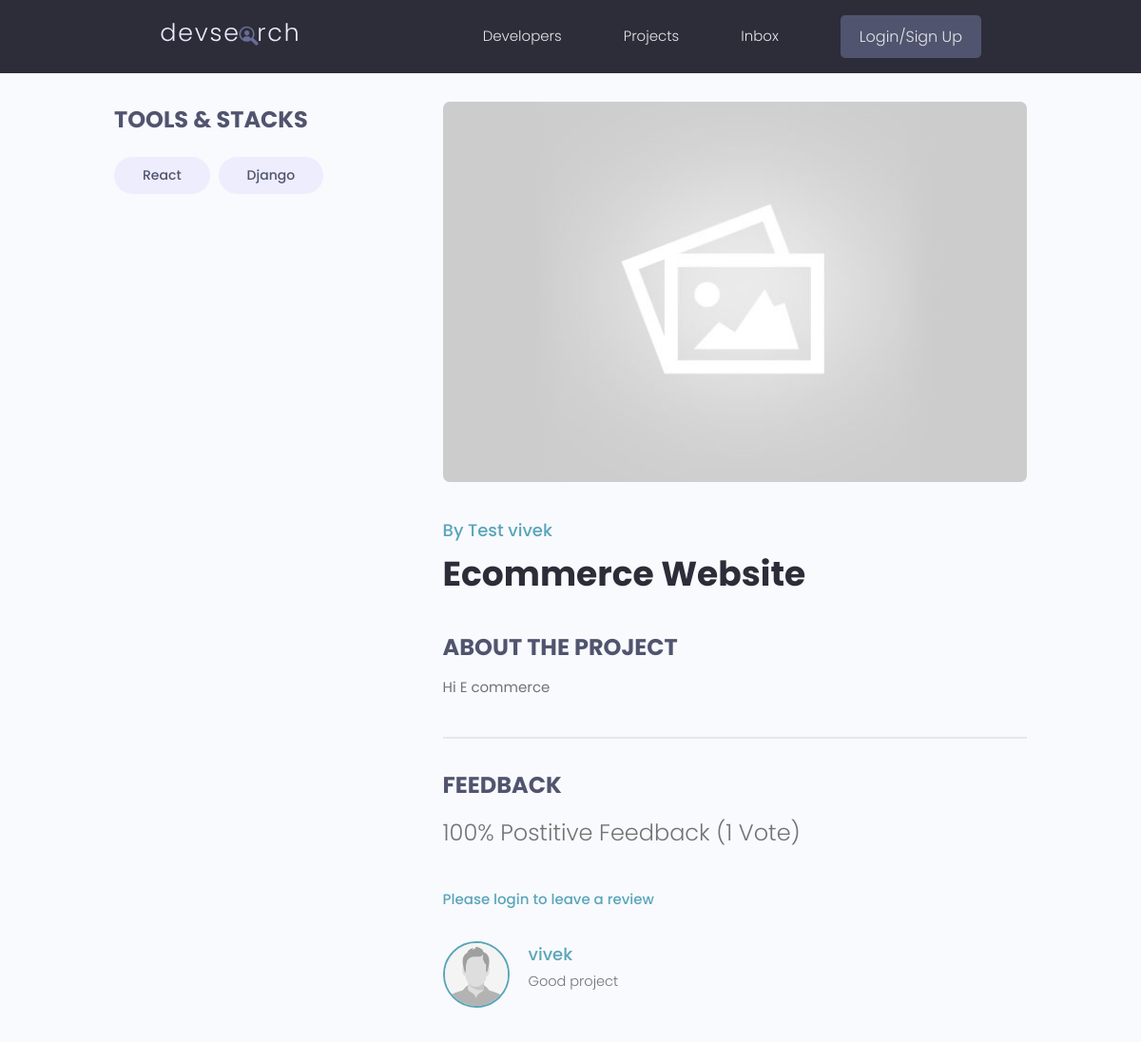
/projects/project_detail/589ab6b6-e649-4490-bc71-9cc21cc7b594, run on an earlier commit of the app's database.
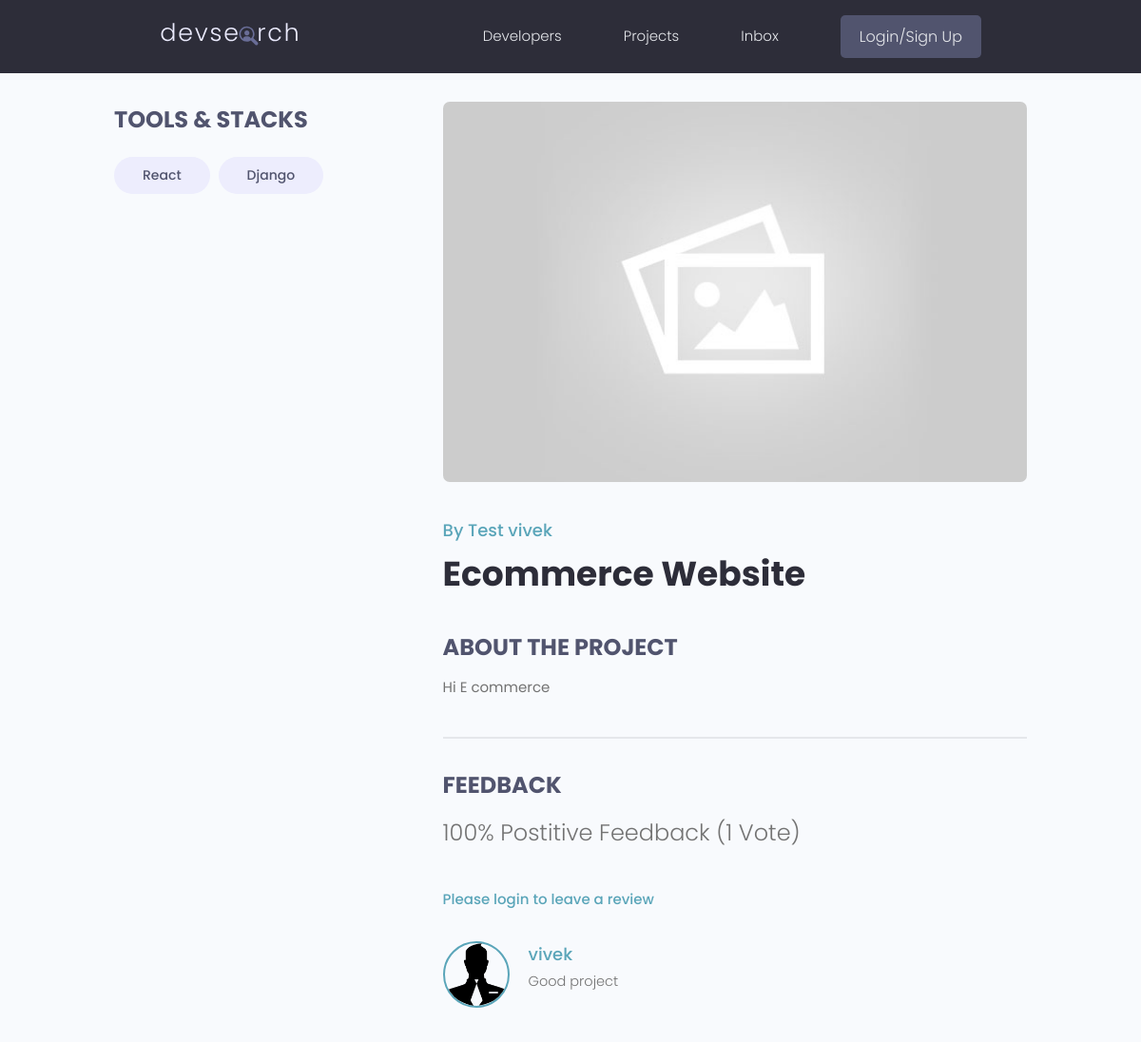
And on a later commit of the database.
### projects/models.py (models this page shows, shortened)
class Review(models.Model):
    VOTE_TYPE = (
        ('up', 'Up Vote'),
        ('down', 'Down Vote'),
    )
    owner = models.ForeignKey(Profile, on_delete=models.CASCADE, null=True, blank=True)
    project = models.ForeignKey(Project, on_delete=models.CASCADE)
    body = models.TextField(null=True, blank=True)
    value = models.CharField(max_length=200, choices=VOTE_TYPE)
    created = models.DateTimeField(auto_now_add=True)
    id = models.UUIDField(default=uuid.uuid4, unique=True, primary_key=True,editable=False)
    class Meta:
        unique_together = [['owner','project']]

### users/models.py (models this page shows, shortened)
class Profile(models.Model):
    user = models.OneToOneField(User, on_delete=models.CASCADE, null= True,blank=True)
    name = models.CharField(max_length=200,blank=True,null=True)
    email = models.EmailField(max_length=500,blank=True,null=True)
    username = models.CharField(max_length=200, blank=True, null=True)
    location = models.CharField(max_length=200,blank=True,null=True)
    short_intro = models.CharField(max_length=200,blank=True,null=True)
    bio = models.TextField(blank=True,null=True)
    profile_image = models.ImageField(null=True,blank=True,upload_to='profiles/', default="profiles/user-default.png")
    social_github = models.CharField(max_length=200,blank=True,null=True)
    social_stackoverflow = models.CharField(max_length=200,blank=True,null=True)
    social_twitter = models.CharField(max_length=200,blank=True,null=True)
    social_linkedin = models.CharField(max_length=200,blank=True,null=True)
    social_youtube = models.CharField(max_length=200,blank=True,null=True)
    social_instagram = models.CharField(max_length=200,blank=True,null=True)
    social_facebook = models.CharField(max_length=200,blank=True,null=True)
    social_snapchat = models.CharField(max_length=200,blank=True,null=True)
    social_website = models.CharField(max_length=200,blank=True,null=True)
    created = models.DateTimeField(auto_now_add=True)
    id = models.UUIDField(default=uuid.uuid4, unique=True, primary_key=True,editable=False)
    @property
    def imageURL(self):
        try:
            url = self.profile_image.url
        except:
            url = ''
        return url
    class Meta:
        ordering = ['created']

### projects/views.py (the view, shortened to what this page needs)
# urls.py: path('project_detail/<str:pk>',views.project,name='project'),
def project(request,pk):
    projectObj = Project.objects.get(id=pk)
    form = ReviewForm()
    return render(request,'projects/single-project.html',{'project':projectObj,
                                                        'form':form
                                                          })

### projects/models.py (called while the page is built)
    @property
    def reviewers(self):
        queryset = self.review_set.all().values_list('owner__id', flat=True)
        return queryset

    def __str__(self):
        return self.name

### projects/templates/projects/single-project.html (shortened to what this page needs)
{% extends 'main.html' %}
{% block content %}
 <main class="singleProject my-md">
    <div class="container">
      <div class="layout">
        <div class="column column--1of3">
          <h3 class="singleProject__subtitle">Tools & Stacks</h3>
          <div class="singleProject__toolStack">
            {% for tag in project.tags.all %}
            <span class="tag tag--pill tag--sub tag--lg">
              <small>{{tag}}</small>
            </span>
            {% endfor %}
          </div>
        </div>
        <div class="column column--2of3">
          <img class="singleProject__preview" src="{{project.featured_image.url}}" alt="portfolio thumbnail" />
          <a href="{% url 'user-profile' pk=project.owner.id %}" class="singleProject__developer">By {{project.owner.name}}</a>
          <h2 class="singleProject__title">{{ project.title }}</h2>
          <h3 class="singleProject__subtitle">About the Project</h3>
          <div class="singleProject__info">
            {{project.description}}
          </div>
          <div class="comments">
            <h3 class="singleProject__subtitle">Feedback</h3>
            <h5 class="project--rating">
              {{project.vote_ratio}}% Postitive Feedback ({{project.vote_total}} Vote{{project.vote_total|pluralize:"s"}})
            </h5>
            {% if request.user.profile.id in project.reviewers %}
              <p> You have already submitted your review for this project </p>
              {% elif request.user.profile == project.owner%}
                <p> You can not review your own work </p>
              {% else %}
                <a href="{% url 'login' %}?next={{request.path}}"> Please login to leave a review </a>
            {% endif %}
            <div class="commentList">
              {% for review in project.review_set.all %}
              {% if review.body %}
                <div class="comment">
                  <a href="{% url 'user-profile' pk=review.owner.id %}">
                    <img class="avatar avatar--md"
                      src="{{review.owner.imageURL}}" alt="user" />
                  </a>
                  <div class="comment__details">
                    <a href="{% url 'user-profile' pk=review.owner.id %}" class="comment__author">
                      {{review.owner.name}}
                    </a>
                    <p class="comment__info">
                      {{review.body|linebreaksbr}}
                    </p>
                  </div>
                </div>
                {% endif %}
              {% endfor %}
            </div>
          </div>
        </div>
      </div>
    </div>
  </main>
{% endblock content %}

What changed in the data, as far as the page shows it:
changed through a linked row, Review "Good project": owner.imageURL: picture added in place of a placeholder
